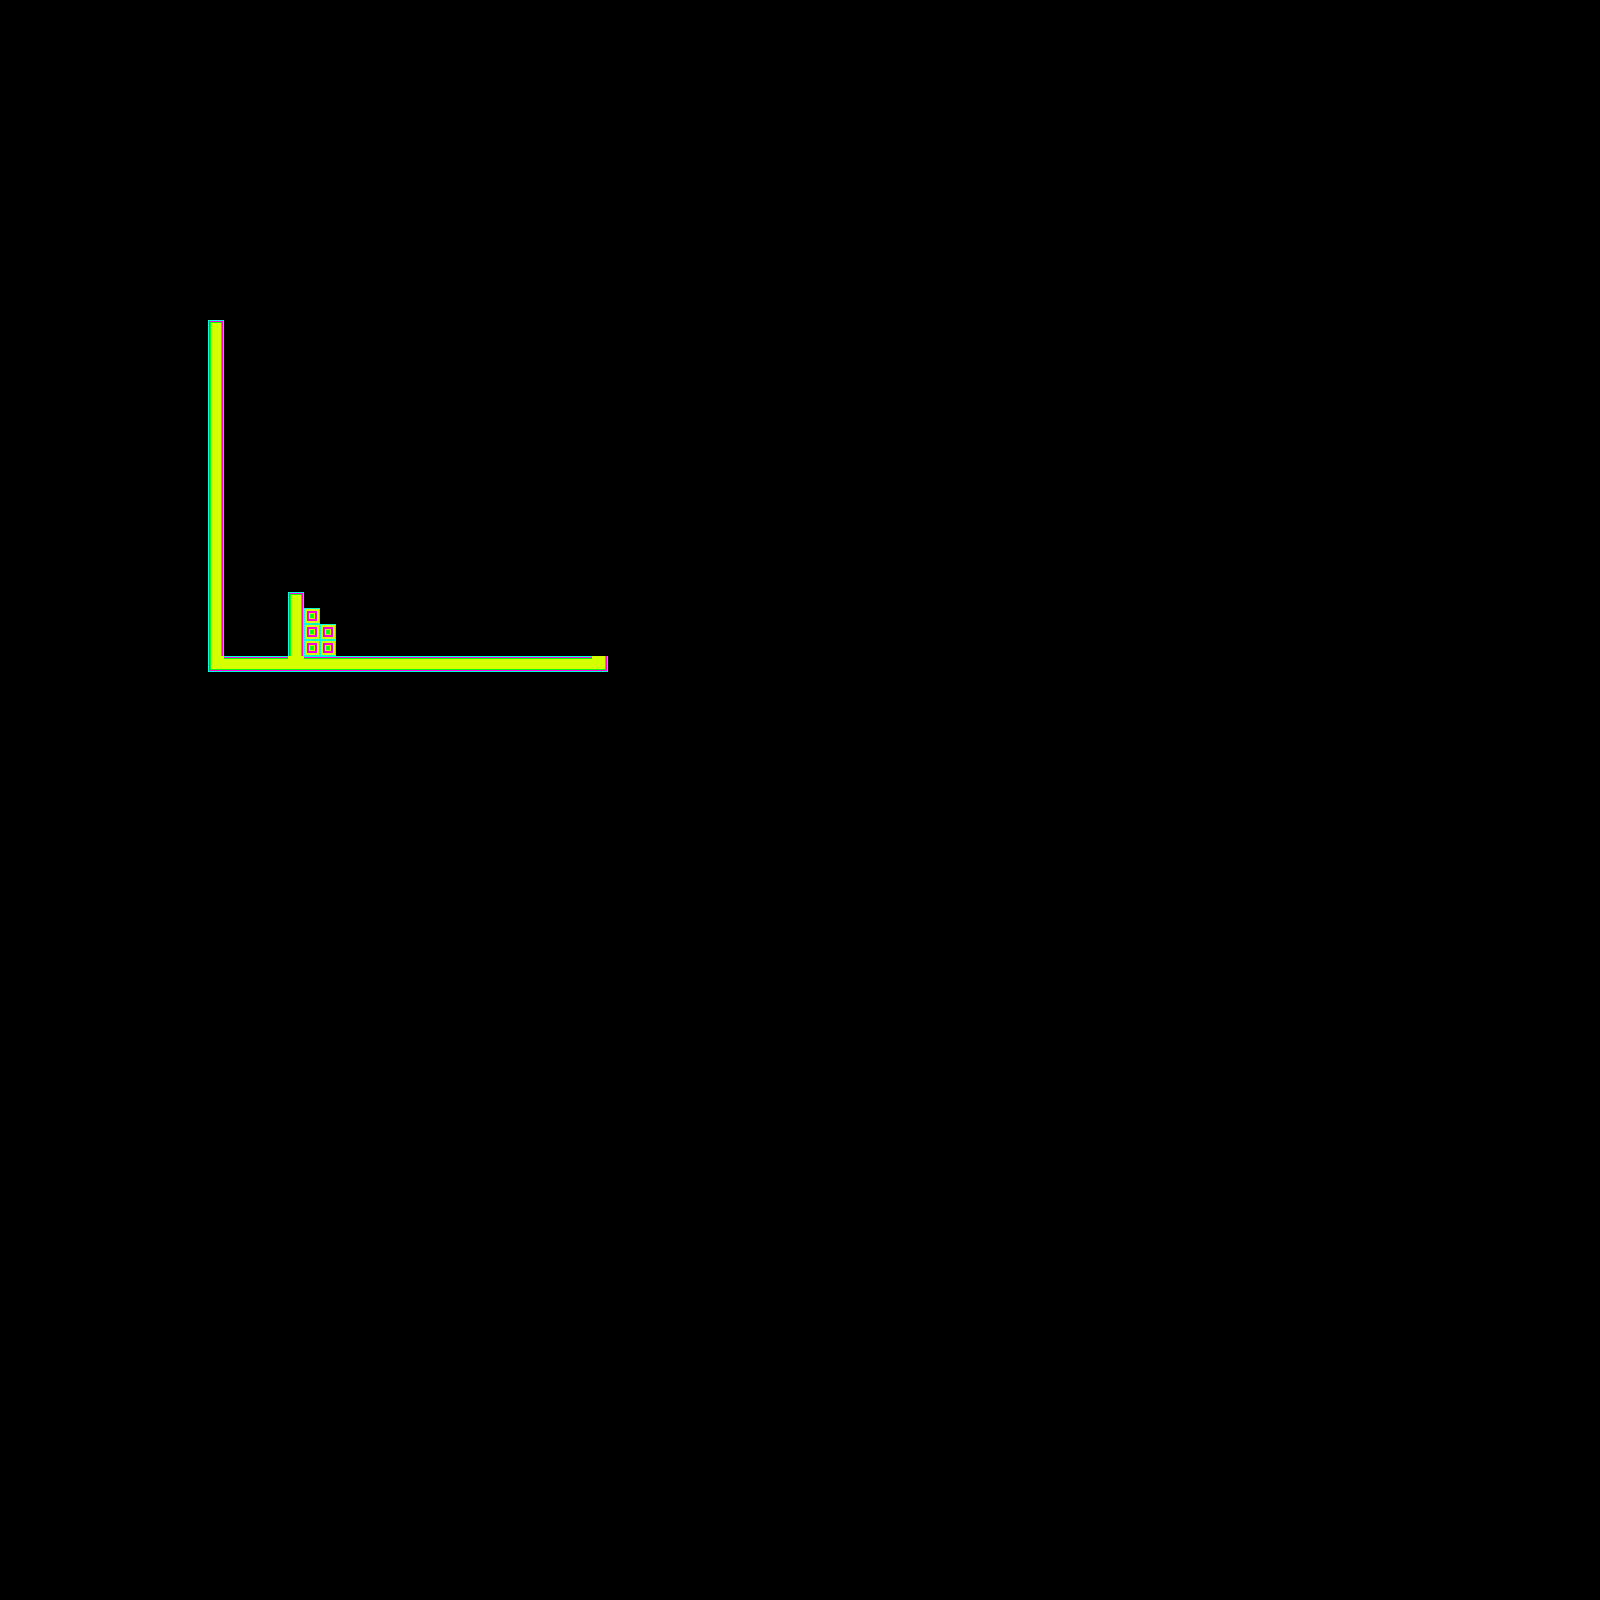

Below is a game level as drawn by its tile map, then a one-line description and the .tmx that defines it (tile-layer data replaced by summaries):
An orthogonal 100x100 tile map with 16x16 px tiles, 1 tile layer (Tile Layer 1) and 4 objects (Teleport, BOX OF DOOOOOOOM, BOX OF LAAAAAAARS, Platform1).

<map version="1.0" orientation="orthogonal" width="100" height="100" tilewidth="16" tileheight="16">
 <tileset firstgid="1" name="Tiles" tilewidth="16" tileheight="16">
  <image source="Tiles.png" width="800" height="600" />
 </tileset>
 <layer name="Tile Layer 1" width="100" height="100">
  <data>[10000 cells, 55 non-empty, 7 distinct tile ids]</data>
 </layer>
 <objectgroup name="Object Layer 1" width="100" height="100" />
 <objectgroup name="Triggers" width="100" height="100">
  <object name="TP-East" type="Teleport" x="328" y="612">
   <properties>
    <property name="action" value="teleport" />
    <property name="dir" value="east" />
   </properties>
  </object>
  <object name="BOX OF DOOOOOOOM" x="478" y="622" width="21" height="40">
   <properties>
    <property name="action" value="death" />
    <property name="type1" value="painful" />
    <property name="type2" value="slow" />
   </properties>
  </object>
  <object name="BOX OF LAAAAAAARS" gid="51" x="512" y="658">
   <properties>
    <property name="action" value="win" />
    <property name="type" value="hurray" />
   </properties>
  </object>
 </objectgroup>
 <objectgroup name="Platforms" width="100" height="100">
  <object name="Platform1" x="279" y="471">
   <polyline points="0,0 288,0" />
  </object>
 </objectgroup>
</map>
